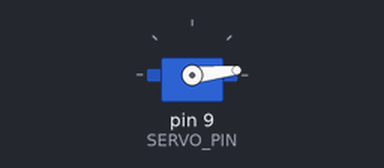
This sketch was run on a simulated Arduino Uno, built with avr-gcc and run on an emulated ATmega328P. On the bench: servo.

Above: at 0.05 s.
At 0.65 s:
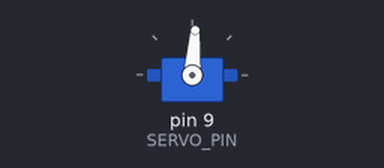
At 1.3 s:
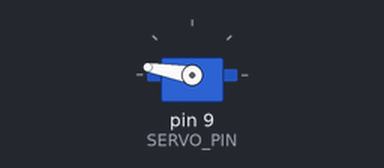
At 2.6 s:
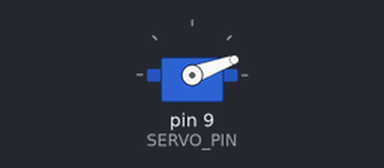
Timing chart, 0 to 6.3 s (numbered marks = the images above):
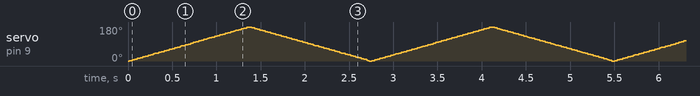

The sketch:

sketch.ino
```cpp
// Task 4: Servo sweep 0-180 degrees (Arduino Uno), signal on pin 9
#include <Servo.h>

Servo myServo;
const int SERVO_PIN = 9;

void setup() {
  myServo.attach(SERVO_PIN);
}

void loop() {
  for (int angle = 0; angle <= 180; angle += 2) {
    myServo.write(angle);
    delay(15);
  }
  for (int angle = 180; angle >= 0; angle -= 2) {
    myServo.write(angle);
    delay(15);
  }
}
```
